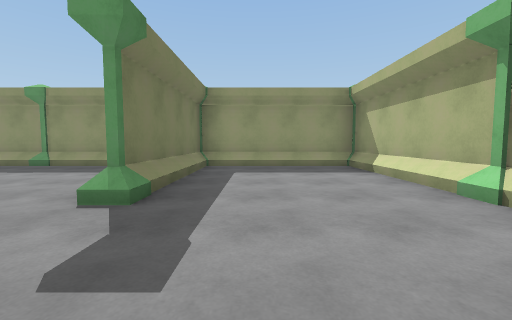
view 1 (above)

18 first-person views from a walk through a 3-D level made in the Unity game engine. The camera is 1.2 m above the floor, tilts 4° down and sees 90° across. The floor is counted in squares, 2 m on a side. Each view is taken from the middle of a square. On the plan, view 1 faces up. The plan holds only what a view shows up to about 9 squares ahead; the rest is blank. The place goes on beyond the plan. The player character is not drawn.

view 2
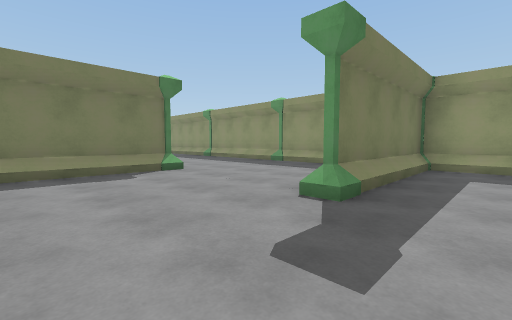

view 3
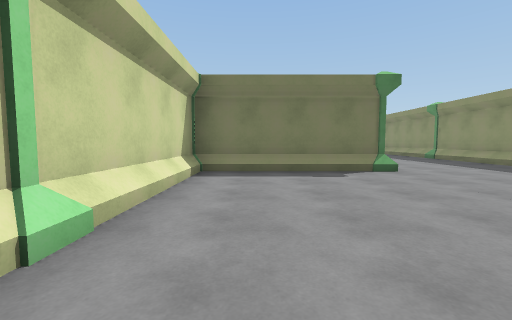

view 4
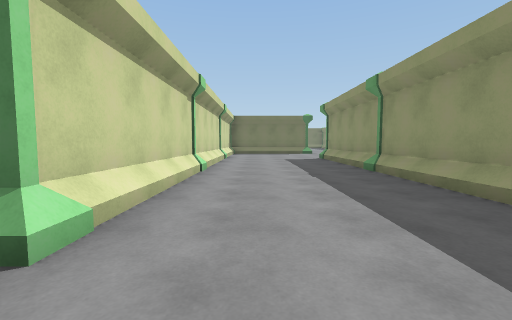

view 5
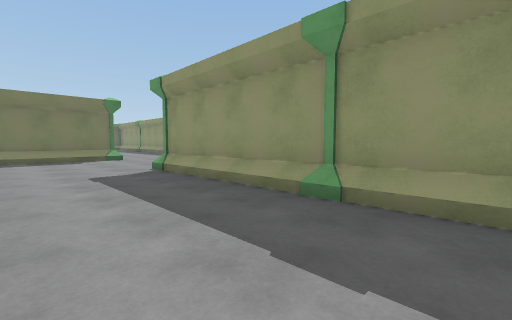

view 6
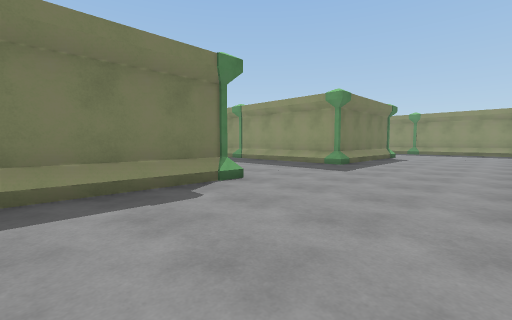

view 7
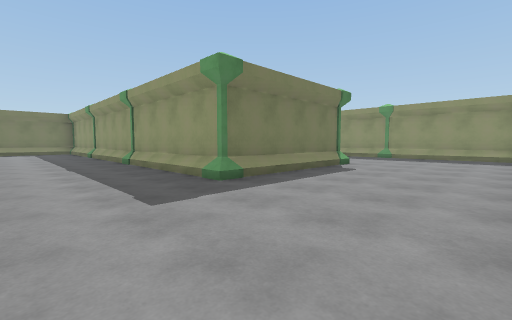

view 8
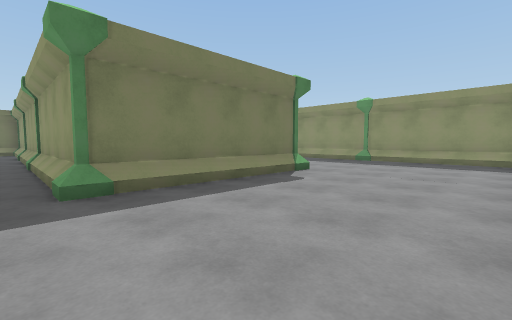

view 9
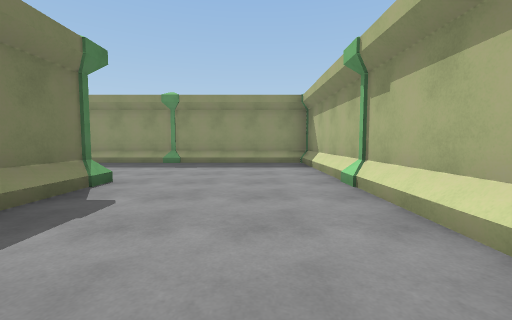

view 10
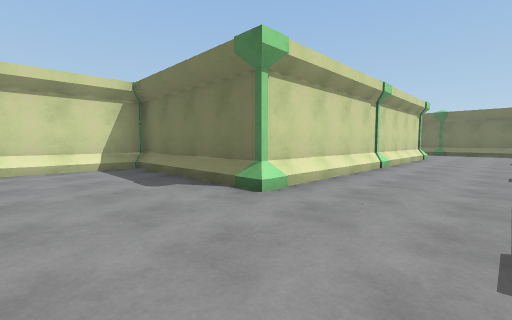

view 11
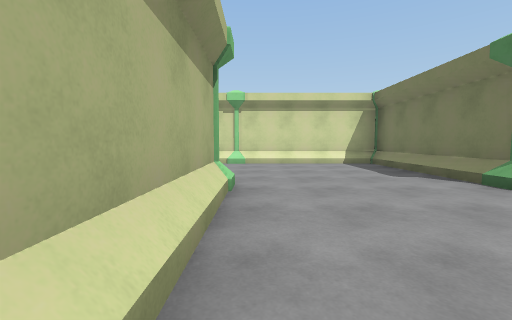

view 12
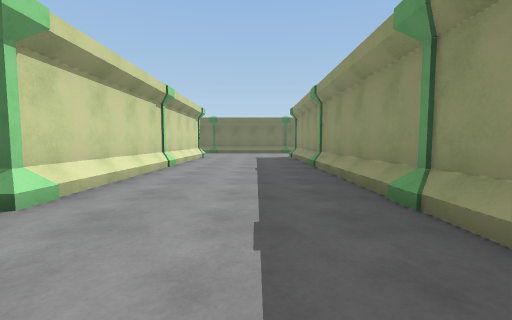

view 13
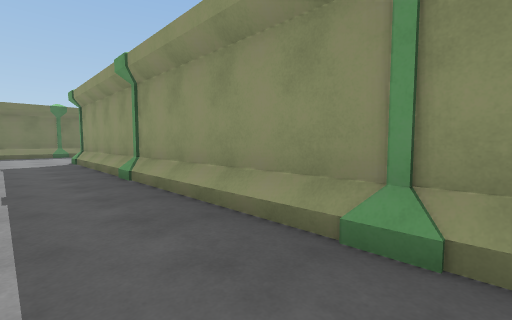

view 14
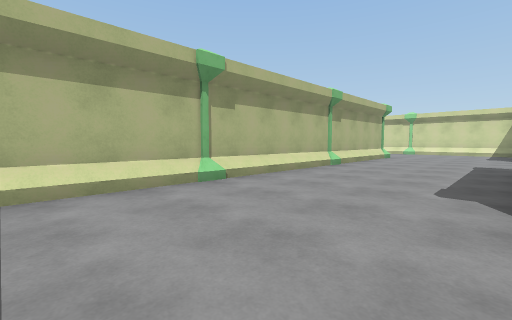

view 15
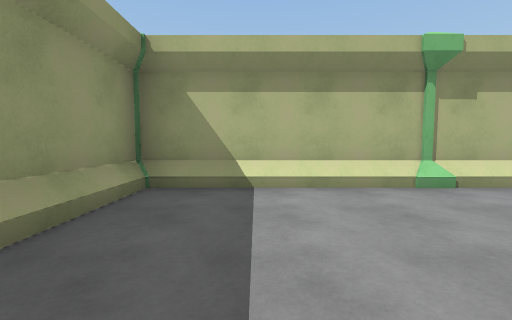

view 16
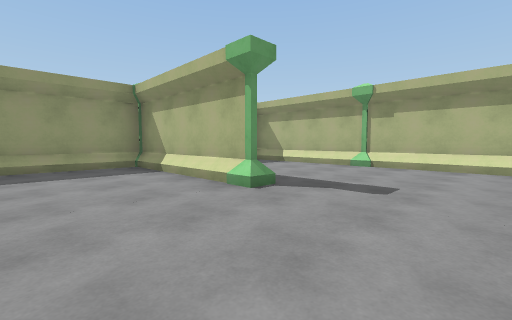

view 17
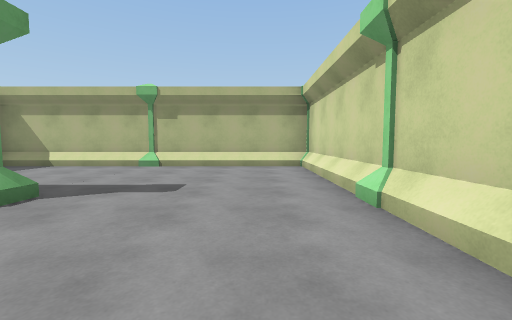

view 18
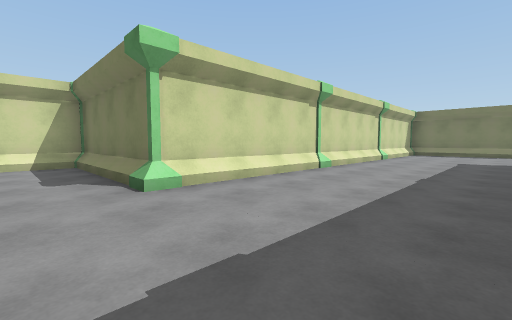

### Floor plan
Points are (right, up) in squares from view 1. A wall is a line through its corners. A room is listed if a view was taken in it or the views show most of it. See-through windows are left out.
Room 1 (views 1, 2, 3, 4, 5, 6, 7, 8, 9, 10, 11, 12, 13, 14, 15, 16, 17, 18)
walls: (-13.5, 7.5) (-13.5, 18.6) (-24.5, 18.6); (-12.6, 2.7) (-9.6, 2.7); (-16.5, 2.7) (-13.5, 2.7); (-20.6, 6.7) (-17.4, 6.7) (-17.4, 3.5); (-8.6, 2.7) (-5.4, 2.7) (-5.4, -0.5); (-24.5, 6.7) (-21.6, 6.7); (-24.1, 14.7) (-17.4, 14.7) (-17.4, 10.6) (-24.4, 10.6); (-1.4, 6.5) (-1.4, 3.4); (-1.5, 3.4) (-1.5, 6.6) (-12.5, 6.6); (-4.5, -1.3) (2.3, -1.3); (2.5, -0.5) (2.5, 6.6) (-0.5, 6.6)
objects: pillar (-25, 7); pillar (-25, 11); pillar (-25, 19); pillar (-21, 11); pillar (-21, 15); pillar (-21, 19); pillar (-17, 7); pillar (-17, 11); pillar (-17, 15); pillar (-17, 19); pillar (-13, 7); pillar (-13, 11); pillar (-13, 15); pillar (-9, 7); pillar (-5, 3); pillar (-5, 7); pillar (-1, -1); pillar (-1, 3); pillar (2, 3)

Positions as (right, up) in squares from view 1, and headings:
1: (0, 0), facing up
2: (0, 0), facing up-left
3: (0, 0), facing left
4: (-4, 4), facing left
5: (-8, 4), facing up-left
6: (-14, 4), facing up-left
7: (-14, 8), facing up-left
8: (-14, 10), facing up-left
9: (-15, 11), facing up
10: (-15, 9), facing down-left
11: (-14, 10), facing down
12: (-15, 17), facing left
13: (-17, 17), facing up-left
14: (-17, 17), facing down-right
15: (-17, 17), facing right
16: (-4, 0), facing up-right
17: (-4, 0), facing right
18: (-4, 6), facing down-left
